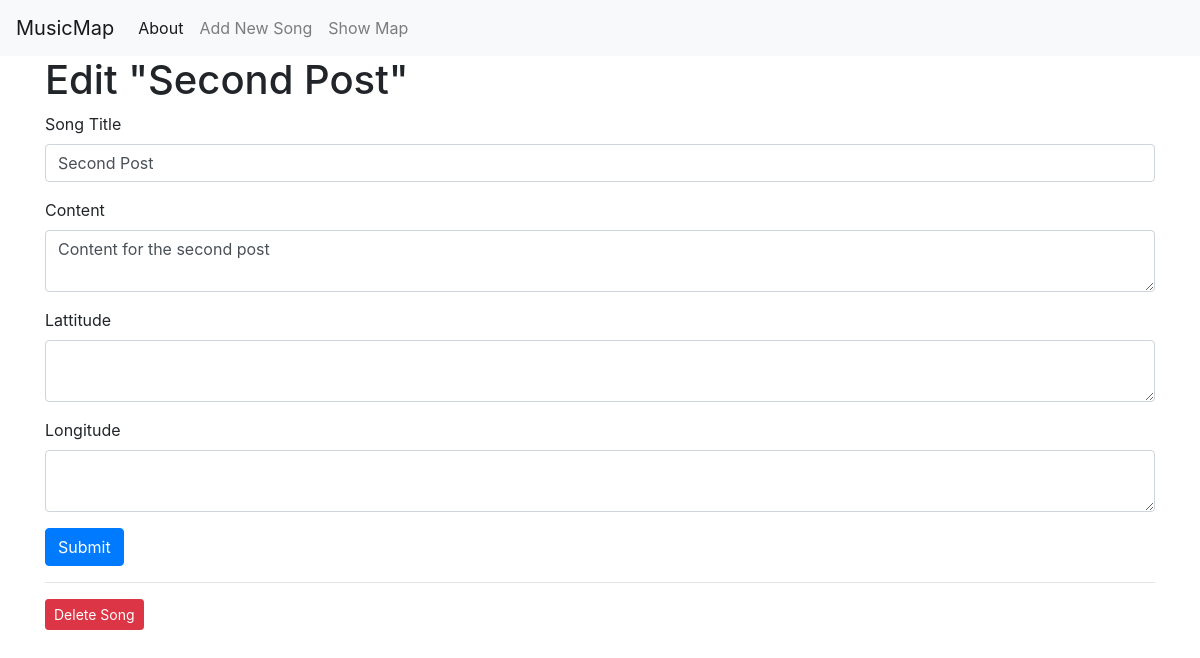
Before: /2/edit with the older database file.
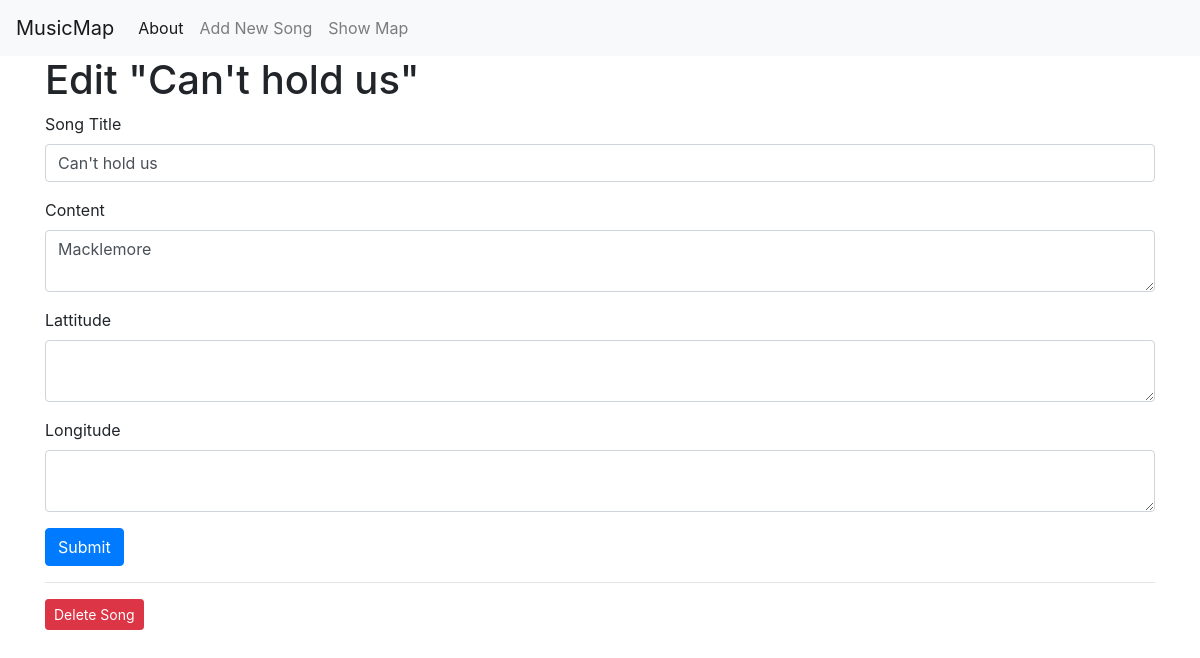
After: the same page with the newer database file.
### tables this page shows
CREATE TABLE posts(
    id INTEGER PRIMARY KEY AUTOINCREMENT,
    created TIMESTAMP NOT NULL DEFAULT CURRENT_TIMESTAMP,
    title TEXT NOT NULL,
    content TEXT NOT NULL,
    lat INTEGER,
    lon INTEGER
);

### app.py (the view, shortened to what this page needs)
@app.route('/<int:id>/edit', methods=('GET', 'POST'))
def edit(id):
    post = get_post(id)
    return render_template('edit.html', post=post)

### app.py (called while the page is built)
def get_db_connection():
    conn = sqlite3.connect('database.db')
    conn.row_factory = sqlite3.Row
    return conn

def get_post(post_id):
    conn = get_db_connection()
    post = conn.execute('SELECT * FROM posts WHERE id = ?', (post_id,)).fetchone()
    conn.close()
    if post is None:
        abort(404)
    return post

### templates/edit.html (shortened to what this page needs)
{% extends 'base.html' %}
{% block content %}
<h1>{% block title %} Edit "{{ post['title'] }}" {% endblock %}</h1>
<form method="post">
    <div class="form-group">
        <label for="title">Song Title</label>
        <input type="text" name="title" placeholder="Song title"
               class="form-control"
               value="{{ request.form['title'] or post['title'] }}">
    </div>
    <div class="form-group">
        <label for="content">Content</label>
        <textarea name="content" placeholder="Song content"
                  class="form-control">{{ request.form['content'] or post['content'] }}</textarea>
    </div>
    <div class="form-group">
        <label for="lat">Lattitude</label>
        <textarea name="lat" placeholder="ex: 34"
                  class="form-control">{{ request.form['lat'] }}
        </textarea>
    </div>
    <div class="form-group">
        <label for="lon">Longitude</label>
        <textarea name="lon" placeholder="ex: -12"
                  class="form-control">{{ request.form['lon'] }}
        </textarea>
    </div>
    <div class="form-group">
        <button type="submit" class="btn btn-primary">Submit</button>
    </div>
</form>
<hr>
<form action="{{ url_for('delete', id=post['id']) }}" method="POST">
    <input type="submit" value="Delete Song"
            class="btn btn-danger btn-sm"
            onclick="return confirm('Are you sure you want to delete this song?')">
</form>
{% endblock %}

Changed rows visible on the page:
changed posts: title "Second Post" → "Can't hold us"; content "Content for the second post" → "Macklemore"
